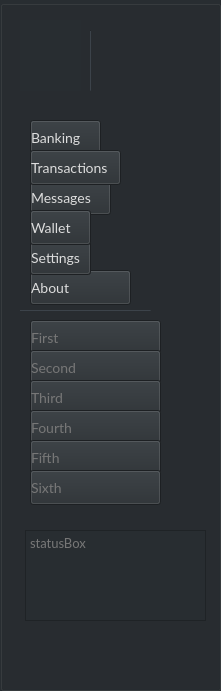
     <widget class="QGroupBox" name="leftMenu">
      <property name="geometry">
       <rect>
        <x>0</x>
        <y>40</y>
        <width>221</width>
        <height>691</height>
       </rect>
      </property>
      <property name="styleSheet">
       <string notr="true">background-color: #282d31;</string>
      </property>
      <property name="title">
       <string/>
      </property>
      <widget class="QPushButton" name="m_bankingButton">
       <property name="geometry">
        <rect>
         <x>10</x>
         <y>120</y>
         <width>91</width>
         <height>35</height>
        </rect>
       </property>
       <property name="font">
        <font>
         <family>Lato</family>
         <pointsize>-1</pointsize>
        </font>
       </property>
       <property name="styleSheet">
        <string notr="true">QPushButton#m_bankingButton {
text-align: left; color: #ddd; margin-left: 20px;
font-family: Lato;
font-size: 14px;
}

QPushButton#m_bankingButton:hover {
text-align: left; color: white; margin-left: 20px;
font-family: Lato;
font-size: 14px;
  }</string>
       </property>
       <property name="text">
        <string>Banking</string>
       </property>
       <property name="iconSize">
        <size>
         <width>18</width>
         <height>18</height>
        </size>
       </property>
      </widget>
      <widget class="QPushButton" name="m_messagesButton">
       <property name="geometry">
        <rect>
         <x>10</x>
         <y>180</y>
         <width>101</width>
         <height>35</height>
        </rect>
       </property>
       <property name="font">
        <font>
         <family>Lato</family>
         <pointsize>-1</pointsize>
        </font>
       </property>
       <property name="styleSheet">
        <string notr="true">QPushButton#m_messagesButton {
text-align: left; color: #ddd; margin-left: 20px;
font-family: Lato;
font-size: 14px;
}

QPushButton#m_messagesButton:hover {
text-align: left; color: white; margin-left: 20px;
font-family: Lato;
font-size: 14px;
  }</string>
       </property>
       <property name="text">
        <string>Messages</string>
       </property>
       <property name="iconSize">
        <size>
         <width>18</width>
         <height>18</height>
        </size>
       </property>
      </widget>
      <widget class="QPushButton" name="m_about">
       <property name="geometry">
        <rect>
         <x>10</x>
         <y>270</y>
         <width>121</width>
         <height>35</height>
        </rect>
       </property>
       <property name="font">
        <font>
         <family>Lato</family>
         <pointsize>-1</pointsize>
        </font>
       </property>
       <property name="styleSheet">
        <string notr="true">QPushButton#m_about {
text-align: left; color: #ddd; margin-left: 20px;
font-family: Lato;
font-size: 14px;
}

QPushButton#m_about:hover {
text-align: left; color: white; margin-left: 20px;
font-family: Lato;
font-size: 14px;
  }</string>
       </property>
       <property name="text">
        <string>About</string>
       </property>
       <property name="iconSize">
        <size>
         <width>18</width>
         <height>18</height>
        </size>
       </property>
      </widget>
      <widget class="QPushButton" name="m_transactionButton">
       <property name="geometry">
        <rect>
         <x>10</x>
         <y>150</y>
         <width>111</width>
         <height>35</height>
        </rect>
       </property>
       <property name="font">
        <font>
         <family>Lato</family>
         <pointsize>-1</pointsize>
        </font>
       </property>
       <property name="styleSheet">
        <string notr="true">QPushButton#m_transactionButton {
text-align: left; color: #ddd; margin-left: 20px;
font-family: Lato;
font-size: 14px;
}

QPushButton#m_transactionButton:hover {
text-align: left; color: white; margin-left: 20px;
font-family: Lato;
font-size: 14px;
  }</string>
       </property>
       <property name="text">
        <string>Transactions</string>
       </property>
       <property name="iconSize">
        <size>
         <width>18</width>
         <height>18</height>
        </size>
       </property>
      </widget>
      <widget class="QPushButton" name="m_settingsButton">
       <property name="geometry">
        <rect>
         <x>10</x>
         <y>240</y>
         <width>81</width>
         <height>35</height>
        </rect>
       </property>
       <property name="font">
        <font>
         <family>Lato</family>
         <pointsize>-1</pointsize>
        </font>
       </property>
       <property name="styleSheet">
        <string notr="true">QPushButton#m_settingsButton {
text-align: left; color: #ddd; margin-left: 20px;
font-family: Lato;
font-size: 14px;
}

QPushButton#m_settingsButton:hover {
text-align: left; color: white; margin-left: 20px;
font-family: Lato;
font-size: 14px;
  }</string>
       </property>
       <property name="text">
        <string>Settings</string>
       </property>
       <property name="iconSize">
        <size>
         <width>18</width>
         <height>18</height>
        </size>
       </property>
      </widget>
      <widget class="QTextBrowser" name="m_statusBox">
       <property name="geometry">
        <rect>
         <x>25</x>
         <y>530</y>
         <width>181</width>
         <height>91</height>
        </rect>
       </property>
       <property name="font">
        <font>
         <family>Lato</family>
         <pointsize>-1</pointsize>
        </font>
       </property>
       <property name="styleSheet">
        <string notr="true">color: #777;
font-family: Lato;
font-size: 12px;
line-height: 200%;</string>
       </property>
       <property name="verticalScrollBarPolicy">
        <enum>Qt::ScrollBarAlwaysOff</enum>
       </property>
       <property name="horizontalScrollBarPolicy">
        <enum>Qt::ScrollBarAlwaysOff</enum>
       </property>
       <property name="html">
        <string>&lt;!DOCTYPE HTML PUBLIC &quot;-//W3C//DTD HTML 4.0//EN&quot; &quot;http://www.w3.org/TR/REC-html40/strict.dtd&quot;&gt;
&lt;html&gt;&lt;head&gt;&lt;meta name=&quot;qrichtext&quot; content=&quot;1&quot; /&gt;&lt;style type=&quot;text/css&quot;&gt;
p, li { white-space: pre-wrap; }
&lt;/style&gt;&lt;/head&gt;&lt;body style=&quot; font-family:'Lato'; font-size:12px; font-weight:400; font-style:normal;&quot;&gt;
&lt;p style=&quot; margin-top:0px; margin-bottom:0px; margin-left:0px; margin-right:0px; -qt-block-indent:0; text-indent:0px; line-height:160%;&quot;&gt;&lt;span style=&quot; font-size:13px;&quot;&gt;statusBox&lt;/span&gt;&lt;/p&gt;&lt;/body&gt;&lt;/html&gt;</string>
       </property>
      </widget>
      <widget class="QPushButton" name="m_walletButton">
       <property name="geometry">
        <rect>
         <x>10</x>
         <y>210</y>
         <width>81</width>
         <height>35</height>
        </rect>
       </property>
       <property name="font">
        <font>
         <family>Lato</family>
         <pointsize>-1</pointsize>
        </font>
       </property>
       <property name="styleSheet">
        <string notr="true">QPushButton#m_walletButton {
text-align: left; color: #ddd; margin-left: 20px;
font-family: Lato;
font-size: 14px;
}

QPushButton#m_walletButton:hover {
text-align: left; color: white; margin-left: 20px;
font-family: Lato;
font-size: 14px;
  }</string>
       </property>
       <property name="text">
        <string>Wallet</string>
       </property>
       <property name="iconSize">
        <size>
         <width>18</width>
         <height>18</height>
        </size>
       </property>
      </widget>
      <widget class="Line" name="line">
       <property name="geometry">
        <rect>
         <x>20</x>
         <y>310</y>
         <width>131</width>
         <height>1</height>
        </rect>
       </property>
       <property name="styleSheet">
        <string notr="true">background-color: #343a40;</string>
       </property>
       <property name="orientation">
        <enum>Qt::Horizontal</enum>
       </property>
      </widget>
      <widget class="QPushButton" name="m_subButton1">
       <property name="geometry">
        <rect>
         <x>10</x>
         <y>320</y>
         <width>151</width>
         <height>35</height>
        </rect>
       </property>
       <property name="font">
        <font>
         <family>Lato</family>
         <pointsize>-1</pointsize>
        </font>
       </property>
       <property name="styleSheet">
        <string notr="true">QPushButton#m_subButton1 {
text-align: left; color: #777; margin-left: 20px;
font-family: Lato;
font-size: 14px;
}

QPushButton#m_subButton1:hover {
text-align: left; color: #bbb; margin-left: 20px;
font-family: Lato;
font-size: 14px;
  }</string>
       </property>
       <property name="text">
        <string>First</string>
       </property>
       <property name="iconSize">
        <size>
         <width>18</width>
         <height>18</height>
        </size>
       </property>
      </widget>
      <widget class="QPushButton" name="m_subButton2">
       <property name="geometry">
        <rect>
         <x>10</x>
         <y>350</y>
         <width>151</width>
         <height>35</height>
        </rect>
       </property>
       <property name="font">
        <font>
         <family>Lato</family>
         <pointsize>-1</pointsize>
        </font>
       </property>
       <property name="styleSheet">
        <string notr="true">QPushButton#m_subButton2 {
text-align: left; color: #777; margin-left: 20px;
font-family: Lato;
font-size: 14px;
}

QPushButton#m_subButton2:hover {
text-align: left; color: #bbb; margin-left: 20px;
font-family: Lato;
font-size: 14px;
  }</string>
       </property>
       <property name="text">
        <string>Second</string>
       </property>
       <property name="iconSize">
        <size>
         <width>18</width>
         <height>18</height>
        </size>
       </property>
      </widget>
      <widget class="QPushButton" name="m_subButton3">
       <property name="geometry">
        <rect>
         <x>10</x>
         <y>380</y>
         <width>151</width>
         <height>35</height>
        </rect>
       </property>
       <property name="font">
        <font>
         <family>Lato</family>
         <pointsize>-1</pointsize>
        </font>
       </property>
       <property name="styleSheet">
        <string notr="true">QPushButton#m_subButton3 {
text-align: left; color: #777; margin-left: 20px;
font-family: Lato;
font-size: 14px;
}

QPushButton#m_subButton3:hover {
text-align: left; color: #bbb; margin-left: 20px;
font-family: Lato;
font-size: 14px;
  }</string>
       </property>
       <property name="text">
        <string>Third</string>
       </property>
       <property name="iconSize">
        <size>
         <width>18</width>
         <height>18</height>
        </size>
       </property>
      </widget>
      <widget class="QPushButton" name="m_subButton4">
       <property name="geometry">
        <rect>
         <x>10</x>
         <y>410</y>
         <width>151</width>
         <height>35</height>
        </rect>
       </property>
       <property name="font">
        <font>
         <family>Lato</family>
         <pointsize>-1</pointsize>
        </font>
       </property>
       <property name="styleSheet">
        <string notr="true">QPushButton#m_subButton4 {
text-align: left; color: #777; margin-left: 20px;
font-family: Lato;
font-size: 14px;
}

QPushButton#m_subButton4:hover {
text-align: left; color: #bbb; margin-left: 20px;
font-family: Lato;
font-size: 14px;
  }</string>
       </property>
       <property name="text">
        <string>Fourth</string>
       </property>
       <property name="iconSize">
        <size>
         <width>18</width>
         <height>18</height>
        </size>
       </property>
      </widget>
      <widget class="QPushButton" name="m_subButton5">
       <property name="geometry">
        <rect>
         <x>10</x>
         <y>440</y>
         <width>151</width>
         <height>35</height>
        </rect>
       </property>
       <property name="font">
        <font>
         <family>Lato</family>
         <pointsize>-1</pointsize>
        </font>
       </property>
       <property name="styleSheet">
        <string notr="true">QPushButton#m_subButton5 {
text-align: left; color: #777; margin-left: 20px;
font-family: Lato;
font-size: 14px;
}

QPushButton#m_subButton5:hover {
text-align: left; color: #bbb; margin-left: 20px;
font-family: Lato;
font-size: 14px;
  }</string>
       </property>
       <property name="text">
        <string>Fifth</string>
       </property>
       <property name="iconSize">
        <size>
         <width>18</width>
         <height>18</height>
        </size>
       </property>
      </widget>
      <widget class="Line" name="logoLine">
       <property name="geometry">
        <rect>
         <x>90</x>
         <y>30</y>
         <width>1</width>
         <height>61</height>
        </rect>
       </property>
       <property name="styleSheet">
        <string notr="true">background-color: #343a40;</string>
       </property>
       <property name="orientation">
        <enum>Qt::Vertical</enum>
       </property>
      </widget>
      <widget class="QLabel" name="label_13">
       <property name="geometry">
        <rect>
         <x>20</x>
         <y>20</y>
         <width>61</width>
         <height>71</height>
        </rect>
       </property>
       <property name="text">
        <string>&lt;html&gt;&lt;head/&gt;&lt;body&gt;&lt;p&gt;&lt;img src=&quot;:/images/aluisyo-small.png&quot;/&gt;&lt;/p&gt;&lt;/body&gt;&lt;/html&gt;</string>
       </property>
      </widget>
      <widget class="QPushButton" name="m_subButton6">
       <property name="geometry">
        <rect>
         <x>10</x>
         <y>470</y>
         <width>151</width>
         <height>35</height>
        </rect>
       </property>
       <property name="font">
        <font>
         <family>Lato</family>
         <pointsize>-1</pointsize>
        </font>
       </property>
       <property name="styleSheet">
        <string notr="true">QPushButton#m_subButton6 {
text-align: left; color: #777; margin-left: 20px;
font-family: Lato;
font-size: 14px;
}

QPushButton#m_subButton6:hover {
text-align: left; color: #bbb; margin-left: 20px;
font-family: Lato;
font-size: 14px;
  }</string>
       </property>
       <property name="text">
        <string>Sixth</string>
       </property>
       <property name="iconSize">
        <size>
         <width>18</width>
         <height>18</height>
        </size>
       </property>
      </widget>
     </widget>
